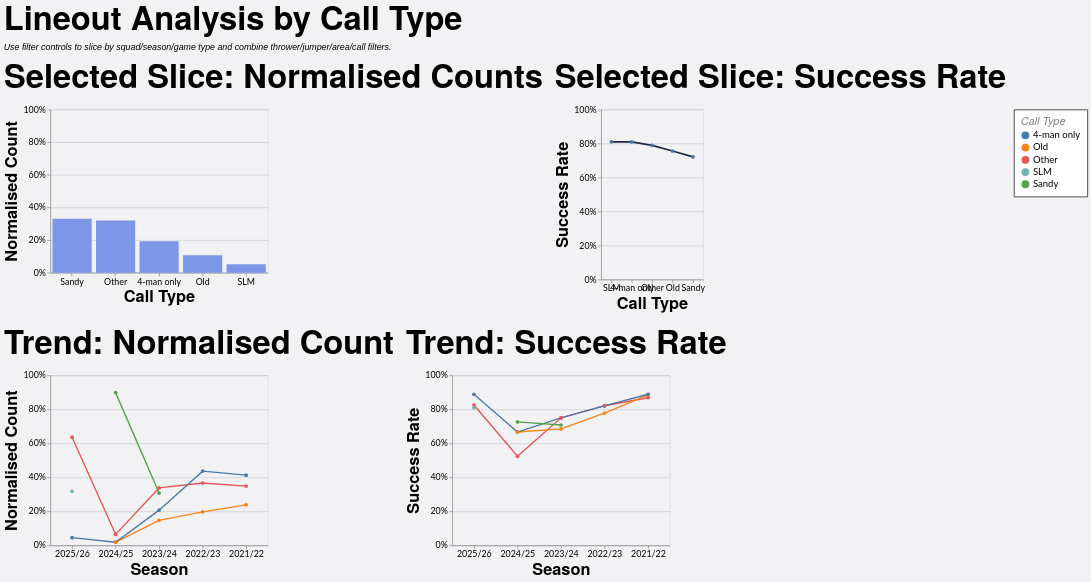

Here is the Vega-Lite specification saved for this chart:
### Vega-Lite specification from a JSON file in a GitHub repository (floating-point values rounded to 4 significant figures; data arrays with more than 128 entries replaced by an {"elided": "..."} marker saying what was removed)
{"config": {"axis": {"labelFont": "Lato, sans-serif", "titleFont": "PT Sans Narrow, Helvetica Neue, Helvetica, Arial, sans-serif", "labelFontSize": 13, "titleFontSize": 24, "gridColor": "#202947", "gridOpacity": 0.2}, "header": {"labelFont": "PT Sans Narrow, Helvetica Neue, Helvetica, Arial, sans-serif", "titleFont": "PT Sans Narrow, Helvetica Neue, Helvetica, Arial, sans-serif", "labelFontSize": 24, "titleFontSize": 28, "labelFontWeight": "bold", "orient": "left"}, "legend": {"labelFont": "Lato, sans-serif", "titleFont": "PT Sans Narrow, Helvetica Neue, Helvetica, Arial, sans-serif", "labelFontSize": 14, "titleFontSize": 16, "titlePadding": 5, "fillColor": "white", "strokeColor": "black", "padding": 10, "titleFontWeight": "lighter", "titleFontStyle": "italic", "titleColor": "gray", "offset": 10}, "title": {"font": "PT Sans Narrow, Helvetica Neue, Helvetica, Arial, sans-serif", "fontSize": 48, "fontWeight": "bold", "anchor": "start", "align": "center", "titlePadding": 20, "subtitlePadding": 10, "subtitleFontSize": 13, "subtitleColor": "", "subtitleFontStyle": "italic", "offset": 15, "color": "black"}, "axisX": {"labelAngle": 0}, "facet": {"title": null, "header": null, "align": {"row": "each", "column": "each"}}, "resolve": {"scale": {"y": "independent", "facet": "independent"}}, "background": "#f2f1f4"}, "vconcat": [{"hconcat": [{"mark": {"type": "bar", "color": "#7d96e8"}, "encoding": {"tooltip": [{"field": "call_type", "title": "Call Type", "type": "nominal"}, {"field": "attempts", "format": ",.0f", "title": "Lineouts", "type": "quantitative"}, {"field": "share", "format": ".1%", "title": "Normalised Count", "type": "quantitative"}], "x": {"field": "call_type", "sort": "-y", "title": "Call Type", "type": "nominal"}, "y": {"axis": {"format": "%"}, "field": "share", "scale": {"domain": [0, 1]}, "title": "Normalised Count", "type": "quantitative"}}, "height": 240, "title": "Selected Slice: Normalised Counts", "transform": [{"filter": "(loSquad == 'All' || datum.squad == loSquad) && (loGameType == 'All' || (loGameType == 'League + Cup' && (datum.game_type == 'League' || datum.game_type == 'Cup')) || (loGameType == 'League only' && datum.game_type == 'League') || datum.game_type == loGameType) && (loOpposition == 'All' || datum.opposition == loOpposition) && (loThrower == 'All' || datum.thrower == loThrower) && (loJumper == 'All' || datum.jumper == loJumper) && (loArea == 'All' || datum.area == loArea) && (loNumbers == 'All' || datum.numbers == loNumbers) && (loCall == 'All' || datum.call == loCall) && (loCallType == 'All' || datum.call_type == loCallType)"}, {"filter": "(loSeason == 'All' || datum.season == loSeason)"}, {"aggregate": [{"op": "count", "as": "attempts"}, {"op": "sum", "field": "won", "as": "won"}], "groupby": ["call_type"]}, {"joinaggregate": [{"op": "sum", "field": "attempts", "as": "total_attempts"}]}, {"calculate": "datum.attempts / datum.total_attempts", "as": "share"}, {"calculate": "datum.won / datum.attempts", "as": "success_rate"}], "width": 320}, {"mark": {"type": "line", "color": "#202946", "point": true, "strokeWidth": 2.5}, "encoding": {"tooltip": [{"field": "call_type", "title": "Call Type", "type": "nominal"}, {"field": "won", "format": ",.0f", "title": "Won", "type": "quantitative"}, {"field": "attempts", "format": ",.0f", "title": "Lineouts", "type": "quantitative"}, {"field": "success_rate", "format": ".1%", "title": "Success Rate", "type": "quantitative"}], "x": {"field": "call_type", "sort": "-y", "title": "Call Type", "type": "nominal"}, "y": {"axis": {"format": "%"}, "field": "success_rate", "scale": {"domain": [0, 1]}, "title": "Success Rate", "type": "quantitative"}}, "height": 250, "title": "Selected Slice: Success Rate", "transform": [{"filter": "(loSquad == 'All' || datum.squad == loSquad) && (loGameType == 'All' || (loGameType == 'League + Cup' && (datum.game_type == 'League' || datum.game_type == 'Cup')) || (loGameType == 'League only' && datum.game_type == 'League') || datum.game_type == loGameType) && (loOpposition == 'All' || datum.opposition == loOpposition) && (loThrower == 'All' || datum.thrower == loThrower) && (loJumper == 'All' || datum.jumper == loJumper) && (loArea == 'All' || datum.area == loArea) && (loNumbers == 'All' || datum.numbers == loNumbers) && (loCall == 'All' || datum.call == loCall) && (loCallType == 'All' || datum.call_type == loCallType)"}, {"filter": "(loSeason == 'All' || datum.season == loSeason)"}, {"aggregate": [{"op": "count", "as": "attempts"}, {"op": "sum", "field": "won", "as": "won"}], "groupby": ["call_type"]}, {"joinaggregate": [{"op": "sum", "field": "attempts", "as": "total_attempts"}]}, {"calculate": "datum.attempts / datum.total_attempts", "as": "share"}, {"calculate": "datum.won / datum.attempts", "as": "success_rate"}], "width": {"step": 30}}], "spacing": 16}, {"hconcat": [{"mark": {"type": "line", "point": true, "strokeWidth": 2}, "encoding": {"color": {"field": "call_type", "title": "Call Type", "type": "nominal"}, "tooltip": [{"field": "season", "title": "Season", "type": "nominal"}, {"field": "call_type", "title": "Call Type", "type": "nominal"}, {"field": "attempts", "format": ",.0f", "title": "Lineouts", "type": "quantitative"}, {"field": "norm_count", "format": ".1%", "title": "Normalised Count", "type": "quantitative"}], "x": {"field": "season", "sort": "-x", "title": "Season", "type": "nominal"}, "y": {"axis": {"format": "%"}, "field": "norm_count", "scale": {"domain": [0, 1]}, "title": "Normalised Count", "type": "quantitative"}}, "height": 250, "title": "Trend: Normalised Count", "transform": [{"filter": "(loSquad == 'All' || datum.squad == loSquad) && (loGameType == 'All' || (loGameType == 'League + Cup' && (datum.game_type == 'League' || datum.game_type == 'Cup')) || (loGameType == 'League only' && datum.game_type == 'League') || datum.game_type == loGameType) && (loOpposition == 'All' || datum.opposition == loOpposition) && (loThrower == 'All' || datum.thrower == loThrower) && (loJumper == 'All' || datum.jumper == loJumper) && (loArea == 'All' || datum.area == loArea) && (loNumbers == 'All' || datum.numbers == loNumbers) && (loCall == 'All' || datum.call == loCall) && (loCallType == 'All' || datum.call_type == loCallType)"}, {"aggregate": [{"op": "count", "as": "attempts"}, {"op": "sum", "field": "won", "as": "won"}], "groupby": ["season", "call_type"]}, {"joinaggregate": [{"op": "sum", "field": "attempts", "as": "season_attempts"}], "groupby": ["season"]}, {"calculate": "datum.attempts / datum.season_attempts", "as": "norm_count"}, {"calculate": "datum.won / datum.attempts", "as": "success_rate"}], "width": 320}, {"mark": {"type": "line", "point": true, "strokeWidth": 2}, "encoding": {"color": {"field": "call_type", "title": "Call Type", "type": "nominal"}, "tooltip": [{"field": "season", "title": "Season", "type": "nominal"}, {"field": "call_type", "title": "Call Type", "type": "nominal"}, {"field": "won", "format": ",.0f", "title": "Won", "type": "quantitative"}, {"field": "attempts", "format": ",.0f", "title": "Lineouts", "type": "quantitative"}, {"field": "success_rate", "format": ".1%", "title": "Success Rate", "type": "quantitative"}], "x": {"field": "season", "sort": "-x", "title": "Season", "type": "nominal"}, "y": {"axis": {"format": "%"}, "field": "success_rate", "scale": {"domain": [0, 1]}, "title": "Success Rate", "type": "quantitative"}}, "height": 250, "title": "Trend: Success Rate", "transform": [{"filter": "(loSquad == 'All' || datum.squad == loSquad) && (loGameType == 'All' || (loGameType == 'League + Cup' && (datum.game_type == 'League' || datum.game_type == 'Cup')) || (loGameType == 'League only' && datum.game_type == 'League') || datum.game_type == loGameType) && (loOpposition == 'All' || datum.opposition == loOpposition) && (loThrower == 'All' || datum.thrower == loThrower) && (loJumper == 'All' || datum.jumper == loJumper) && (loArea == 'All' || datum.area == loArea) && (loNumbers == 'All' || datum.numbers == loNumbers) && (loCall == 'All' || datum.call == loCall) && (loCallType == 'All' || datum.call_type == loCallType)"}, {"aggregate": [{"op": "count", "as": "attempts"}, {"op": "sum", "field": "won", "as": "won"}], "groupby": ["season", "call_type"]}, {"joinaggregate": [{"op": "sum", "field": "attempts", "as": "season_attempts"}], "groupby": ["season"]}, {"calculate": "datum.attempts / datum.season_attempts", "as": "norm_count"}, {"calculate": "datum.won / datum.attempts", "as": "success_rate"}], "width": 320}], "spacing": 16}], "data": {"name": "data-9f78a8a80e26132ebc7aef6a8d9c7f48"}, "params": [{"name": "loSquad", "value": "All"}, {"name": "loSeason", "value": "All"}, {"name": "loGameType", "value": "All"}, {"name": "loOpposition", "value": "All"}, {"name": "loThrower", "value": "All"}, {"name": "loJumper", "value": "All"}, {"name": "loArea", "value": "All"}, {"name": "loNumbers", "value": "All"}, {"name": "loCall", "value": "All"}, {"name": "loCallType", "value": "All"}], "spacing": 22, "title": {"text": "Lineout Analysis by Call Type", "subtitle": "Use filter controls to slice by squad/season/game type and combine thrower/jumper/area/call filters."}, "$schema": "https://vega.github.io/schema/vega-lite/v5.20.1.json", "datasets": {"data-9f78a8a80e26132ebc7aef6a8d9c7f48": {"elided": "1228 records"}}}
